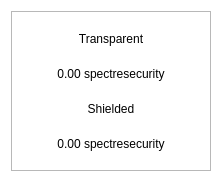
<?xml version="1.0" encoding="UTF-8"?>
<ui version="4.0">
 <class>BalanceBubble</class>
 <widget class="QWidget" name="BalanceBubble">
  <property name="geometry">
   <rect>
    <x>0</x>
    <y>0</y>
    <width>218</width>
    <height>178</height>
   </rect>
  </property>
  <property name="minimumSize">
   <size>
    <width>218</width>
    <height>178</height>
   </size>
  </property>
  <property name="maximumSize">
   <size>
    <width>250</width>
    <height>178</height>
   </size>
  </property>
  <property name="windowTitle">
   <string>Form</string>
  </property>
  <property name="styleSheet">
   <string notr="true">#BalanceBubble{
background-color:transparent
}</string>
  </property>
  <layout class="QVBoxLayout" name="verticalLayout_2">
   <property name="spacing">
    <number>0</number>
   </property>
   <item>
    <widget class="QFrame" name="frame">
     <property name="minimumSize">
      <size>
       <width>200</width>
       <height>160</height>
      </size>
     </property>
     <property name="maximumSize">
      <size>
       <width>250</width>
       <height>160</height>
      </size>
     </property>
     <property name="styleSheet">
      <string notr="true"/>
     </property>
     <property name="frameShape">
      <enum>QFrame::StyledPanel</enum>
     </property>
     <property name="frameShadow">
      <enum>QFrame::Raised</enum>
     </property>
     <property name="lineWidth">
      <number>10</number>
     </property>
     <layout class="QVBoxLayout" name="verticalLayout">
      <property name="spacing">
       <number>0</number>
      </property>
      <item>
       <layout class="QHBoxLayout" name="horizontalLayout">
        <item>
         <widget class="QLabel" name="lblFirst">
          <property name="styleSheet">
           <string notr="true"/>
          </property>
          <property name="text">
           <string>Transparent</string>
          </property>
          <property name="alignment">
           <set>Qt::AlignCenter</set>
          </property>
         </widget>
        </item>
       </layout>
      </item>
      <item>
       <widget class="QLabel" name="textTransparent">
        <property name="styleSheet">
         <string notr="true"/>
        </property>
        <property name="text">
         <string>0.00 spectresecurity</string>
        </property>
        <property name="alignment">
         <set>Qt::AlignCenter</set>
        </property>
       </widget>
      </item>
      <item>
       <widget class="QLabel" name="lblSecond">
        <property name="styleSheet">
         <string notr="true"/>
        </property>
        <property name="text">
         <string>Shielded</string>
        </property>
        <property name="alignment">
         <set>Qt::AlignCenter</set>
        </property>
       </widget>
      </item>
      <item>
       <widget class="QLabel" name="textShielded">
        <property name="styleSheet">
         <string notr="true"/>
        </property>
        <property name="text">
         <string>0.00 spectresecurity</string>
        </property>
        <property name="alignment">
         <set>Qt::AlignCenter</set>
        </property>
       </widget>
      </item>
     </layout>
    </widget>
   </item>
  </layout>
 </widget>
 <resources/>
 <connections/>
</ui>
